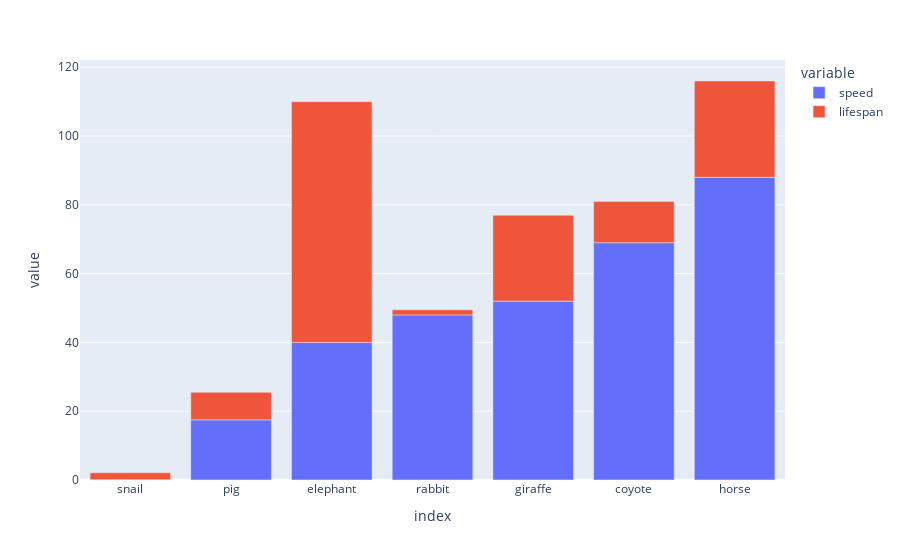

The notebook cell this image was saved under:
### Code cell
speed = [0.1, 17.5, 40, 48, 52, 69, 88]
lifespan = [2, 8, 70, 1.5, 25, 12, 28]
index = ['snail', 'pig', 'elephant',
         'rabbit', 'giraffe', 'coyote', 'horse']
psdf = ps.DataFrame({'speed': speed,
                     'lifespan': lifespan}, index=index)
psdf.plot.bar()

### Figure 1 — Plotly figure (JSON) as saved in the notebook; plotly's stock layout.template omitted (floating-point values rounded to 4 significant figures)
{"data": [{"alignmentgroup": "True", "hovertemplate": "variable=speed<br>index=%{x}<br>value=%{y}<extra></extra>", "legendgroup": "speed", "marker": {"color": "#636efa", "pattern": {"shape": ""}}, "name": "speed", "offsetgroup": "speed", "orientation": "v", "showlegend": true, "textposition": "auto", "type": "bar", "x": ["snail", "pig", "elephant", "rabbit", "giraffe", "coyote", "horse"], "xaxis": "x", "y": [0.1, 17.5, 40, 48, 52, 69, 88], "yaxis": "y"}, {"alignmentgroup": "True", "hovertemplate": "variable=lifespan<br>index=%{x}<br>value=%{y}<extra></extra>", "legendgroup": "lifespan", "marker": {"color": "#EF553B", "pattern": {"shape": ""}}, "name": "lifespan", "offsetgroup": "lifespan", "orientation": "v", "showlegend": true, "textposition": "auto", "type": "bar", "x": ["snail", "pig", "elephant", "rabbit", "giraffe", "coyote", "horse"], "xaxis": "x", "y": [2, 8, 70, 1.5, 25, 12, 28], "yaxis": "y"}], "layout": {"autosize": true, "barmode": "relative", "legend": {"title": {"text": "variable"}, "tracegroupgap": 0}, "margin": {"t": 60}, "xaxis": {"anchor": "y", "autorange": true, "domain": [0, 1], "range": [-0.5, 6.5], "title": {"text": "index"}, "type": "category"}, "yaxis": {"anchor": "x", "autorange": true, "domain": [0, 1], "range": [0, 122.1], "title": {"text": "value"}, "type": "linear"}}}
